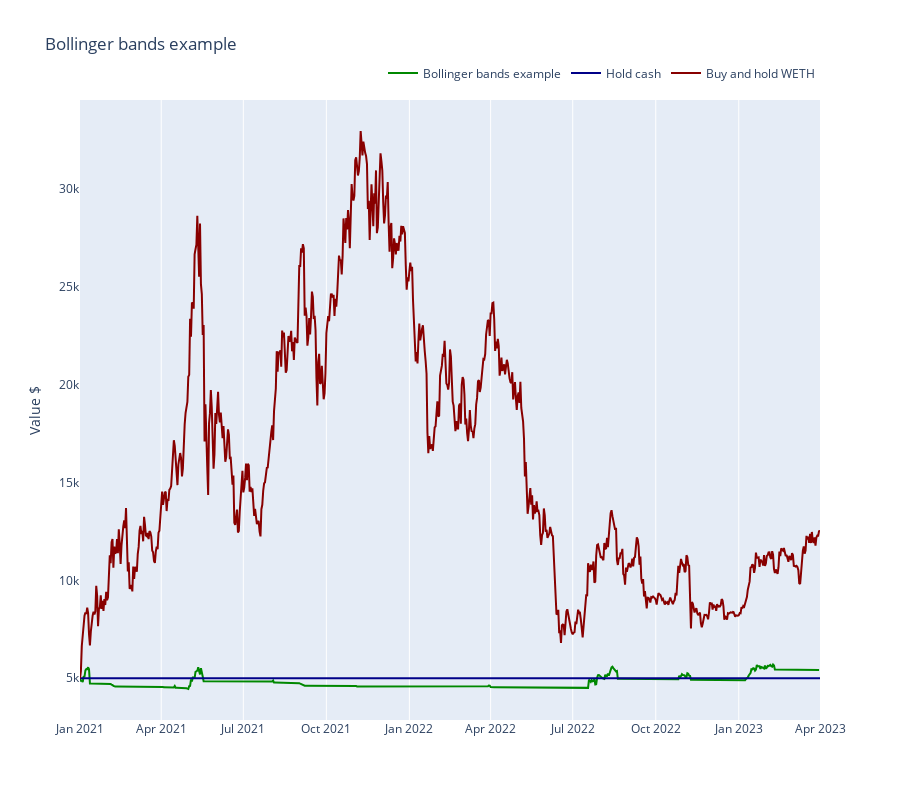

The cell this chart's notebook holds for it:
### Markdown cell above
## Benchmarking the strategy performance

Here we benchmark the strategy performance against some baseline scenarios.

- Buy and hold US dollar
- Buy and hold the underlying trading pair base asset

### Code cell
from tradeexecutor.visual.benchmark import visualise_benchmark

traded_pair = universe.universe.pairs.get_single()

fig = visualise_benchmark(
    state.name,
    portfolio_statistics=state.stats.portfolio,
    all_cash=state.portfolio.get_initial_deposit(),
    buy_and_hold_asset_name=traded_pair.base_token_symbol,
    buy_and_hold_price_series=universe.universe.candles.get_single_pair_data()["close"],
    start_at=START_AT,
    end_at=END_AT,
    height=800
)

fig.show()

### Figure 1 — Plotly figure (JSON) as saved in the notebook; plotly's stock layout.template omitted (floating-point values rounded to 4 significant figures; data arrays with more than 128 entries replaced by an {"elided": "..."} marker saying what was removed)
{"data": [{"line": {"color": "#008800"}, "mode": "lines", "name": "Bollinger bands example", "type": "scatter", "x": {"elided": "820 str values"}, "y": {"elided": "820 float values"}}, {"line": {"color": "#000088"}, "mode": "lines", "name": "Hold cash", "type": "scatter", "x": ["2021-01-01T00:00:00", "2023-04-01T00:00:00"], "y": [5000, 5000]}, {"line": {"color": "#880000"}, "mode": "lines", "name": "Buy and hold WETH", "type": "scatter", "x": {"elided": "821 str values"}, "y": {"elided": "821 float values"}}], "layout": {"height": 800, "legend": {"orientation": "h", "x": 1, "xanchor": "right", "y": 1.02, "yanchor": "bottom"}, "title": {"text": "Bollinger bands example"}, "xaxis": {"rangeslider": {"visible": false}}, "yaxis": {"showgrid": false, "title": {"text": "Value $"}}}}
